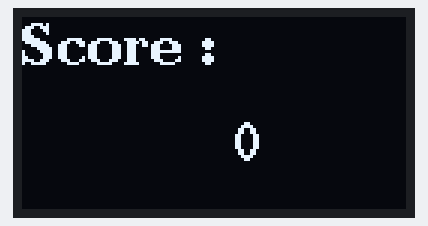
Recording of a sketch running on a simulated Arduino Uno, built with avr-gcc and run on an emulated ATmega328P. Parts: 128×64 one-colour display.

Above: at 0.1 s.
At 1.2 s:
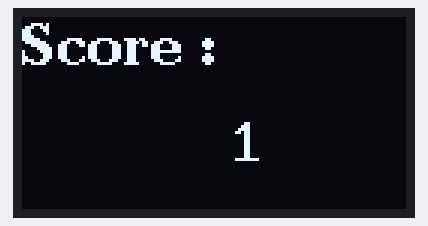
At 2.3 s:
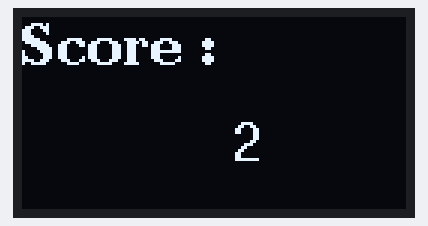
At 4.3 s:
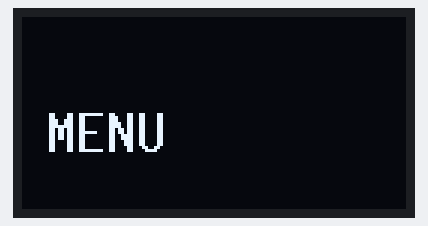
At 5.4 s:
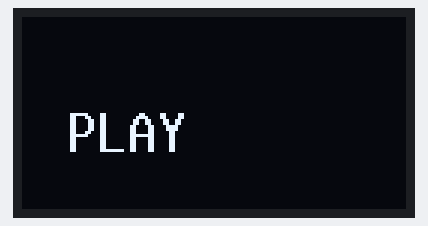

The sketch:

affichage_caractere_special.ino
```cpp
#include <U8g2lib.h>
#include <Wire.h>

U8G2_SSD1306_128X64_NONAME_F_HW_I2C u8g2(U8G2_R0, /* reset=*/ U8X8_PIN_NONE);

#define IMAGE_WIDTH 128
#define IMAGE_HEIGHT 32


void setup() {
  u8g2.begin();
  u8g2.clearBuffer();
  u8g2.setFont(u8g2_font_ncenB24_tr);
}

void loop() {
  score();
  delay(1000);
  menu();
  delay(1000);
  play();
  delay(1000);
}


void menu() {
  u8g2.clearBuffer();
  u8g2.drawStr(8, 45, "MENU");
  u8g2.sendBuffer();
}

void play() {
  u8g2.clearBuffer();
  u8g2.drawStr(15, 45, "PLAY");
  u8g2.sendBuffer();
}

void score() {
  u8g2.clearBuffer();
  u8g2.firstPage();

  int counter = 0;
  char counterStr[10];

  for (int x = 0; x < 3; x++) {
    u8g2.setFont(u8g2_font_ncenB14_tr);
    u8g2.drawStr(0, 16, "Score : ");
    utoa(counter, counterStr, 10);
    u8g2.sendBuffer();

    u8g2.setFont(u8g2_font_10x20_tn);
    u8g2.drawStr(70, 48, counterStr);
    u8g2.sendBuffer();
    counter++;
    delay(1000);
  }
}
```

Measured:
- by itself, everything shown: repeats every 6.3 s, in 6 steps
- what the display in image 0 shows lasts 1.1 s, from 0.1 s to 1.2 s
- what the display in image 2 shows lasts 2.1 s, from 2.2 s to 4.3 s
- what the display in image 3 shows lasts 1.0 s, from 4.3 s to 5.3 s
